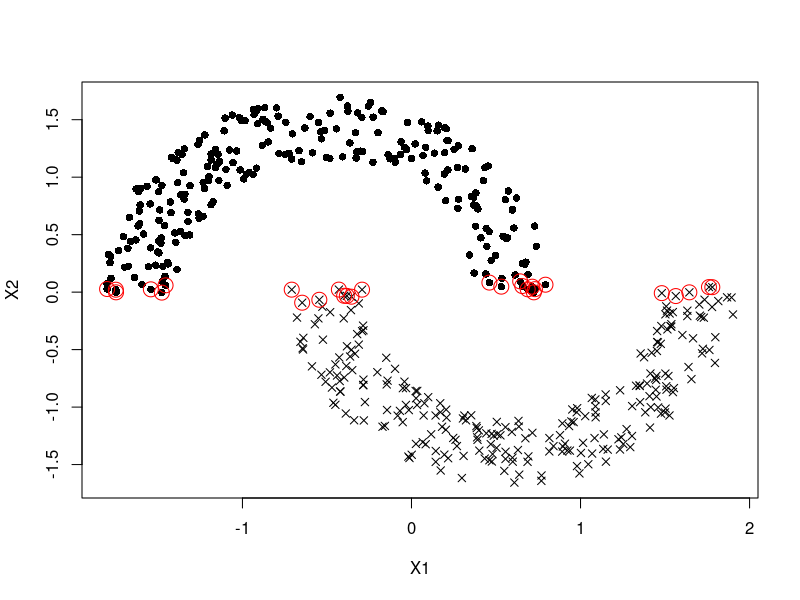
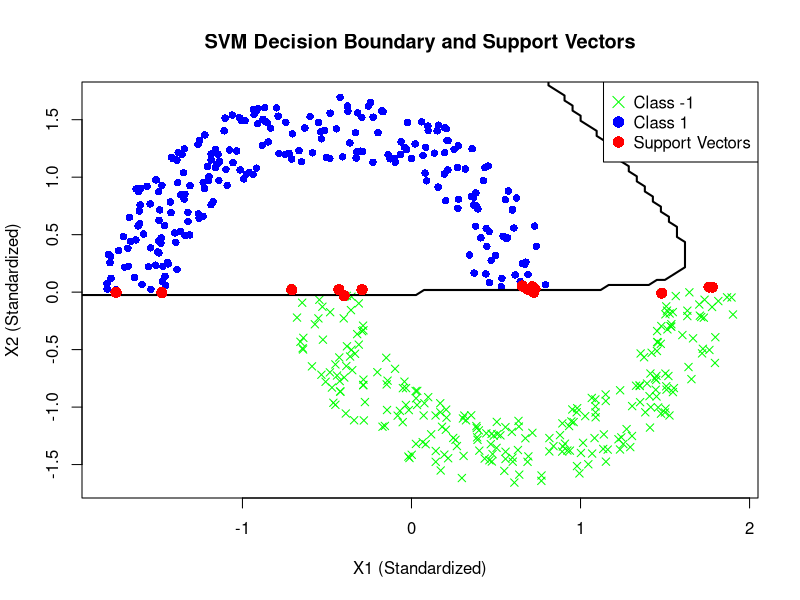

Write the R code that produced these figures, in order.
## ---- chunk 1
knitr::opts_chunk$set(echo = TRUE)
## ---- chunk 2
library(quadprog)
library(tidyverse)
library(e1071)

my_svm <- function(Y, X, gm = 1, cf = 1, dg = 2, cost = 10000) {
  
  # Define the polynomial kernel function
  KK <- function(X1, X2) {
    return((cf + gm * t(X1) %*% X2)^dg)
  }
  
  # Number of samples
  N <- length(Y)
  
  # Compute the Gram matrix (kernel matrix)
  DD <- matrix(0, N, N)
  for (i in 1:N) {
    for (j in 1:N) {
      DD[i, j] <- Y[i] * Y[j] * KK(X[i, ], X[j, ])
    }
  }
  
  # Add a small epsilon to the diagonal for numerical stability
  eps <- 0.041
  DD <- DD + eps * diag(N)
  
  # Modify constraints for soft-margin
  Amat <- cbind(Y, diag(N), diag(N) * -1)  # Additional constraints to limit a <= cost
  bvec <- c(0, rep(0, N), rep(-cost, N))   # Add upper bound of cost
  
  d <- matrix(rep(1, N), N, 1)
  
  # Adjust the inequality constraint for soft-margin with the cost parameter
  res <- solve.QP(Dmat = DD, dvec = d, Amat = Amat, bvec = bvec, meq = 1, factorized = FALSE)
  
  # Lagrange multipliers (a.k.a. alpha values)
  a <- pmin(res$solution, cost)  # Cap alphas at cost
  
  # Retrieve the support vectors based on non-zero alpha values
  support_vector_indices <- which(a > 1e-3)
  support_vectors <- X[support_vector_indices, ]
  support_labels <- Y[support_vector_indices]
  support_alphas <- a[support_vector_indices]
  
  # Calculate the intercept
  intercept <- mean(support_labels - rowSums(sapply(1:length(support_alphas), function(i) {
    support_alphas[i] * support_labels[i] * KK(support_vectors[i, ], t(X))
  })))
  
  # Return a list containing the model parameters
  return(list(
    alphas = a,
    intercept = intercept,
    support_vectors = support_vectors,
    support_labels = support_labels
  ))
}

# Load and prepare the data
dat <- read.table("PLA Dynamics.txt")

# Standardize the features
X <- scale(cbind(dat$X1, dat$X2))
Y <- dat$Y

# Fit the model
model <- my_svm(Y = Y, X = X, gm = 1, cf = 1, dg = 2, cost = 10000)

# Plot the results
plot(X[, 2] ~ X[, 1], pch = c(4, 16)[(Y + 1) / 2 + 1], xlab = "X1", ylab = "X2")
points(model$support_vectors, pch = 1, col = "red", cex = 2)

# Compare with the e1071 SVM
svm_model <- svm(Y ~ ., data = data.frame(Y = as.factor(Y), X1 = X[, 1], X2 = X[, 2]),
                 kernel = "polynomial", degree = 2, gamma = 1, coef0 = 1, cost = 10000, scale = FALSE)

# Output the number of support vectors for each model
cat("Number of support vectors (my_svm):", length(model$support_vectors) / ncol(X), "\n")
cat("Number of support vectors (e1071 svm):", length(svm_model$SV), "\n")


## ---- chunk 3
# Fit the e1071 SVM model
svm_model <- svm(Y ~ ., data = data.frame(Y = as.factor(Y), X1 = X[, 1], X2 = X[, 2]),
                 kernel = "polynomial", degree = 2, gamma = 1, coef0 = 1, cost = 10000, scale = FALSE)

# Generate grid for decision boundary
x1_range <- seq(min(X[, 1]) - 0.5, max(X[, 1]) + 0.5, length.out = 100)
x2_range <- seq(min(X[, 2]) - 0.5, max(X[, 2]) + 0.5, length.out = 100)
grid <- expand.grid(X1 = x1_range, X2 = x2_range)
grid_pred <- predict(svm_model, newdata = grid)

# Plot the original data points
plot(X, col = ifelse(Y == 1, "blue", "green"), pch = c(4, 16)[(Y + 1) / 2 + 1],
     xlab = "X1 (Standardized)", ylab = "X2 (Standardized)", main = "SVM Decision Boundary and Support Vectors")

# Add decision boundary
contour(x1_range, x2_range, matrix(as.numeric(grid_pred), length(x1_range), length(x2_range)), 
        levels = c(1.5), add = TRUE, col = "black", lwd = 2)

# Add support vectors
points(svm_model$SV, pch = 16, col = "red", cex = 1.5)

# Legend
legend("topright", legend = c("Class -1", "Class 1", "Support Vectors"),
       col = c("green", "blue", "red"), pch = c(4, 16, 16), pt.cex = 1.5)
## ---- chunk 4


